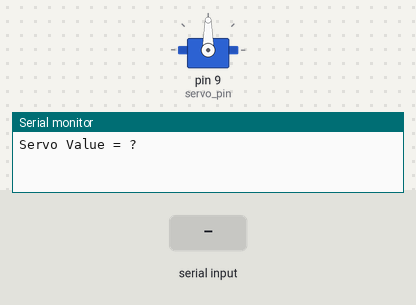
A sketch run on a simulated Arduino Uno, built with avr-gcc and run on an emulated ATmega328P. Shown: servo, the last lines printed to the serial monitor. The inputs (shaded band) are chosen by the test bench.

Above: at 1.2 s.
1.3 s: "30,150\n" received over Serial
At 2.8 s:
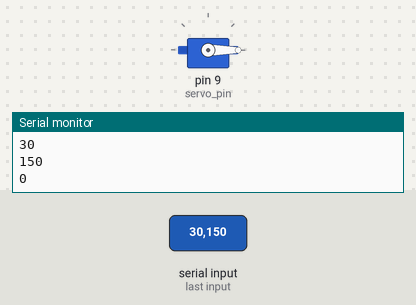
3.8 s: "90,45\n" received over Serial
At 4.6 s:
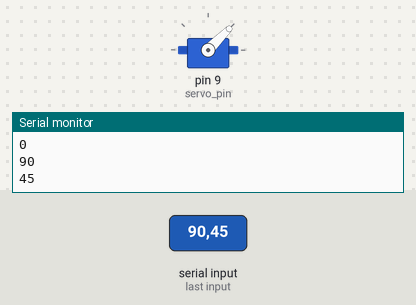
6.3 s: "200\n" received over Serial
At 7.0 s:
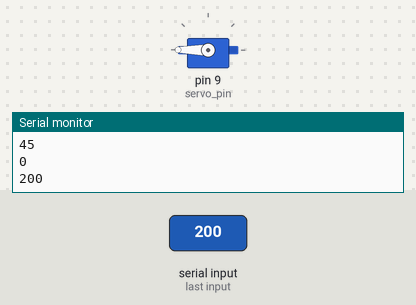
Timing chart, 0 to 9.3 s (numbered marks = the images above; inputs shaded):
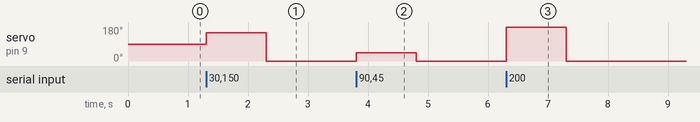

The sketch:

ServoMoterTest_01.ino
```cpp
#include <Servo.h>
Servo servo;

//int servo_pin = 5;
//int min_value = 244;  // 펄프폭 최소값   0 도
//int max_value = 2400; // 펄스폭 최대값 180 도
int servo_pin = 9;
int min_value = 800;  // 펄프폭 최소값   0 도
int max_value = 2300; // 펄스폭 최대값 180 도
int servo_value;

void setup() {
    Serial.begin(9600);
    Serial.println("Servo Value = ?");

    // 서보모터 최기화
    servo.attach(servo_pin, min_value, max_value);
    servo.write(90);  // 서보모터 중심찾기
}

void loop() {

    if(Serial.available() > 0) {  // 시리얼 통신으로부터 값이 입력되면 실행
      // 입력된 값을 servo_value에 저장
      servo_value = Serial.parseInt();

      // 서보모터 실행
      servo.write(servo_value);
      Serial.println(servo_value);
    }
}
```

Measured:
- after the input at 1.3 s, servo on pin 9 (servo_pin): 90° → 150° at once, → 0° 1.0 s later
- after the input at 3.8 s, servo on pin 9 (servo_pin): 0° → 45° at once, → 0° 1.0 s later
- after the input at 6.3 s, servo on pin 9 (servo_pin): 0° → 180° at once, → 0° 1.0 s later
